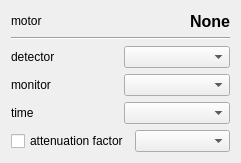
<?xml version="1.0" encoding="UTF-8"?>
<ui version="4.0">
 <class>observableDefinition</class>
 <widget class="QWidget" name="observableDefinition">
  <property name="geometry">
   <rect>
    <x>0</x>
    <y>0</y>
    <width>241</width>
    <height>160</height>
   </rect>
  </property>
  <property name="windowTitle">
   <string>Observable definition</string>
  </property>
  <layout class="QGridLayout" name="gridLayout">
   <item row="0" column="0">
    <layout class="QVBoxLayout" name="verticalLayout">
     <item>
      <layout class="QHBoxLayout" name="horizontalLayout_16">
       <item>
        <widget class="QLabel" name="label_17">
         <property name="text">
          <string>motor</string>
         </property>
        </widget>
       </item>
       <item>
        <spacer name="horizontalSpacer_13">
         <property name="orientation">
          <enum>Qt::Horizontal</enum>
         </property>
         <property name="sizeHint" stdset="0">
          <size>
           <width>40</width>
           <height>20</height>
          </size>
         </property>
        </spacer>
       </item>
       <item>
        <widget class="QLabel" name="observableMotorLabel">
         <property name="palette">
          <palette>
           <active>
            <colorrole role="WindowText">
             <brush brushstyle="SolidPattern">
              <color alpha="255">
               <red>0</red>
               <green>0</green>
               <blue>0</blue>
              </color>
             </brush>
            </colorrole>
            <colorrole role="Button">
             <brush brushstyle="SolidPattern">
              <color alpha="255">
               <red>0</red>
               <green>0</green>
               <blue>255</blue>
              </color>
             </brush>
            </colorrole>
            <colorrole role="Light">
             <brush brushstyle="SolidPattern">
              <color alpha="255">
               <red>127</red>
               <green>127</green>
               <blue>255</blue>
              </color>
             </brush>
            </colorrole>
            <colorrole role="Midlight">
             <brush brushstyle="SolidPattern">
              <color alpha="255">
               <red>63</red>
               <green>63</green>
               <blue>255</blue>
              </color>
             </brush>
            </colorrole>
            <colorrole role="Dark">
             <brush brushstyle="SolidPattern">
              <color alpha="255">
               <red>0</red>
               <green>0</green>
               <blue>127</blue>
              </color>
             </brush>
            </colorrole>
            <colorrole role="Mid">
             <brush brushstyle="SolidPattern">
              <color alpha="255">
               <red>0</red>
               <green>0</green>
               <blue>170</blue>
              </color>
             </brush>
            </colorrole>
            <colorrole role="Text">
             <brush brushstyle="SolidPattern">
              <color alpha="255">
               <red>0</red>
               <green>0</green>
               <blue>0</blue>
              </color>
             </brush>
            </colorrole>
            <colorrole role="BrightText">
             <brush brushstyle="SolidPattern">
              <color alpha="255">
               <red>255</red>
               <green>255</green>
               <blue>255</blue>
              </color>
             </brush>
            </colorrole>
            <colorrole role="ButtonText">
             <brush brushstyle="SolidPattern">
              <color alpha="255">
               <red>0</red>
               <green>0</green>
               <blue>0</blue>
              </color>
             </brush>
            </colorrole>
            <colorrole role="Base">
             <brush brushstyle="SolidPattern">
              <color alpha="255">
               <red>255</red>
               <green>255</green>
               <blue>255</blue>
              </color>
             </brush>
            </colorrole>
            <colorrole role="Window">
             <brush brushstyle="SolidPattern">
              <color alpha="255">
               <red>0</red>
               <green>0</green>
               <blue>255</blue>
              </color>
             </brush>
            </colorrole>
            <colorrole role="Shadow">
             <brush brushstyle="SolidPattern">
              <color alpha="255">
               <red>0</red>
               <green>0</green>
               <blue>0</blue>
              </color>
             </brush>
            </colorrole>
            <colorrole role="AlternateBase">
             <brush brushstyle="SolidPattern">
              <color alpha="255">
               <red>127</red>
               <green>127</green>
               <blue>255</blue>
              </color>
             </brush>
            </colorrole>
            <colorrole role="ToolTipBase">
             <brush brushstyle="SolidPattern">
              <color alpha="255">
               <red>255</red>
               <green>255</green>
               <blue>220</blue>
              </color>
             </brush>
            </colorrole>
            <colorrole role="ToolTipText">
             <brush brushstyle="SolidPattern">
              <color alpha="255">
               <red>0</red>
               <green>0</green>
               <blue>0</blue>
              </color>
             </brush>
            </colorrole>
           </active>
           <inactive>
            <colorrole role="WindowText">
             <brush brushstyle="SolidPattern">
              <color alpha="255">
               <red>0</red>
               <green>0</green>
               <blue>0</blue>
              </color>
             </brush>
            </colorrole>
            <colorrole role="Button">
             <brush brushstyle="SolidPattern">
              <color alpha="255">
               <red>0</red>
               <green>0</green>
               <blue>255</blue>
              </color>
             </brush>
            </colorrole>
            <colorrole role="Light">
             <brush brushstyle="SolidPattern">
              <color alpha="255">
               <red>127</red>
               <green>127</green>
               <blue>255</blue>
              </color>
             </brush>
            </colorrole>
            <colorrole role="Midlight">
             <brush brushstyle="SolidPattern">
              <color alpha="255">
               <red>63</red>
               <green>63</green>
               <blue>255</blue>
              </color>
             </brush>
            </colorrole>
            <colorrole role="Dark">
             <brush brushstyle="SolidPattern">
              <color alpha="255">
               <red>0</red>
               <green>0</green>
               <blue>127</blue>
              </color>
             </brush>
            </colorrole>
            <colorrole role="Mid">
             <brush brushstyle="SolidPattern">
              <color alpha="255">
               <red>0</red>
               <green>0</green>
               <blue>170</blue>
              </color>
             </brush>
            </colorrole>
            <colorrole role="Text">
             <brush brushstyle="SolidPattern">
              <color alpha="255">
               <red>0</red>
               <green>0</green>
               <blue>0</blue>
              </color>
             </brush>
            </colorrole>
            <colorrole role="BrightText">
             <brush brushstyle="SolidPattern">
              <color alpha="255">
               <red>255</red>
               <green>255</green>
               <blue>255</blue>
              </color>
             </brush>
            </colorrole>
            <colorrole role="ButtonText">
             <brush brushstyle="SolidPattern">
              <color alpha="255">
               <red>0</red>
               <green>0</green>
               <blue>0</blue>
              </color>
             </brush>
            </colorrole>
            <colorrole role="Base">
             <brush brushstyle="SolidPattern">
              <color alpha="255">
               <red>255</red>
               <green>255</green>
               <blue>255</blue>
              </color>
             </brush>
            </colorrole>
            <colorrole role="Window">
             <brush brushstyle="SolidPattern">
              <color alpha="255">
               <red>0</red>
               <green>0</green>
               <blue>255</blue>
              </color>
             </brush>
            </colorrole>
            <colorrole role="Shadow">
             <brush brushstyle="SolidPattern">
              <color alpha="255">
               <red>0</red>
               <green>0</green>
               <blue>0</blue>
              </color>
             </brush>
            </colorrole>
            <colorrole role="AlternateBase">
             <brush brushstyle="SolidPattern">
              <color alpha="255">
               <red>127</red>
               <green>127</green>
               <blue>255</blue>
              </color>
             </brush>
            </colorrole>
            <colorrole role="ToolTipBase">
             <brush brushstyle="SolidPattern">
              <color alpha="255">
               <red>255</red>
               <green>255</green>
               <blue>220</blue>
              </color>
             </brush>
            </colorrole>
            <colorrole role="ToolTipText">
             <brush brushstyle="SolidPattern">
              <color alpha="255">
               <red>0</red>
               <green>0</green>
               <blue>0</blue>
              </color>
             </brush>
            </colorrole>
           </inactive>
           <disabled>
            <colorrole role="WindowText">
             <brush brushstyle="SolidPattern">
              <color alpha="255">
               <red>0</red>
               <green>0</green>
               <blue>127</blue>
              </color>
             </brush>
            </colorrole>
            <colorrole role="Button">
             <brush brushstyle="SolidPattern">
              <color alpha="255">
               <red>0</red>
               <green>0</green>
               <blue>255</blue>
              </color>
             </brush>
            </colorrole>
            <colorrole role="Light">
             <brush brushstyle="SolidPattern">
              <color alpha="255">
               <red>127</red>
               <green>127</green>
               <blue>255</blue>
              </color>
             </brush>
            </colorrole>
            <colorrole role="Midlight">
             <brush brushstyle="SolidPattern">
              <color alpha="255">
               <red>63</red>
               <green>63</green>
               <blue>255</blue>
              </color>
             </brush>
            </colorrole>
            <colorrole role="Dark">
             <brush brushstyle="SolidPattern">
              <color alpha="255">
               <red>0</red>
               <green>0</green>
               <blue>127</blue>
              </color>
             </brush>
            </colorrole>
            <colorrole role="Mid">
             <brush brushstyle="SolidPattern">
              <color alpha="255">
               <red>0</red>
               <green>0</green>
               <blue>170</blue>
              </color>
             </brush>
            </colorrole>
            <colorrole role="Text">
             <brush brushstyle="SolidPattern">
              <color alpha="255">
               <red>0</red>
               <green>0</green>
               <blue>127</blue>
              </color>
             </brush>
            </colorrole>
            <colorrole role="BrightText">
             <brush brushstyle="SolidPattern">
              <color alpha="255">
               <red>255</red>
               <green>255</green>
               <blue>255</blue>
              </color>
             </brush>
            </colorrole>
            <colorrole role="ButtonText">
             <brush brushstyle="SolidPattern">
              <color alpha="255">
               <red>0</red>
               <green>0</green>
               <blue>127</blue>
              </color>
             </brush>
            </colorrole>
            <colorrole role="Base">
             <brush brushstyle="SolidPattern">
              <color alpha="255">
               <red>0</red>
               <green>0</green>
               <blue>255</blue>
              </color>
             </brush>
            </colorrole>
            <colorrole role="Window">
             <brush brushstyle="SolidPattern">
              <color alpha="255">
               <red>0</red>
               <green>0</green>
               <blue>255</blue>
              </color>
             </brush>
            </colorrole>
            <colorrole role="Shadow">
             <brush brushstyle="SolidPattern">
              <color alpha="255">
               <red>0</red>
               <green>0</green>
               <blue>0</blue>
              </color>
             </brush>
            </colorrole>
            <colorrole role="AlternateBase">
             <brush brushstyle="SolidPattern">
              <color alpha="255">
               <red>0</red>
               <green>0</green>
               <blue>255</blue>
              </color>
             </brush>
            </colorrole>
            <colorrole role="ToolTipBase">
             <brush brushstyle="SolidPattern">
              <color alpha="255">
               <red>255</red>
               <green>255</green>
               <blue>220</blue>
              </color>
             </brush>
            </colorrole>
            <colorrole role="ToolTipText">
             <brush brushstyle="SolidPattern">
              <color alpha="255">
               <red>0</red>
               <green>0</green>
               <blue>0</blue>
              </color>
             </brush>
            </colorrole>
           </disabled>
          </palette>
         </property>
         <property name="font">
          <font>
           <pointsize>12</pointsize>
           <weight>75</weight>
           <bold>true</bold>
          </font>
         </property>
         <property name="text">
          <string>None</string>
         </property>
        </widget>
       </item>
      </layout>
     </item>
     <item>
      <widget class="Line" name="line">
       <property name="orientation">
        <enum>Qt::Horizontal</enum>
       </property>
      </widget>
     </item>
     <item>
      <layout class="QHBoxLayout" name="horizontalLayout_3">
       <item>
        <widget class="QLabel" name="label_10">
         <property name="text">
          <string>detector</string>
         </property>
        </widget>
       </item>
       <item>
        <widget class="QComboBox" name="observableDetectorCB"/>
       </item>
      </layout>
     </item>
     <item>
      <layout class="QHBoxLayout" name="horizontalLayout_4">
       <item>
        <widget class="QLabel" name="label_11">
         <property name="text">
          <string>monitor</string>
         </property>
        </widget>
       </item>
       <item>
        <widget class="QComboBox" name="observableMonitorCB"/>
       </item>
      </layout>
     </item>
     <item>
      <layout class="QHBoxLayout" name="horizontalLayout_6">
       <item>
        <widget class="QLabel" name="label_13">
         <property name="text">
          <string>time</string>
         </property>
        </widget>
       </item>
       <item>
        <widget class="QComboBox" name="observableTimeCB"/>
       </item>
      </layout>
     </item>
     <item>
      <layout class="QHBoxLayout" name="horizontalLayout_5">
       <item>
        <widget class="QCheckBox" name="observableAttFaccheck">
         <property name="text">
          <string>attenuation factor</string>
         </property>
        </widget>
       </item>
       <item>
        <widget class="QComboBox" name="observableAttFacCB"/>
       </item>
      </layout>
     </item>
    </layout>
   </item>
   <item row="1" column="0">
    <spacer name="verticalSpacer">
     <property name="orientation">
      <enum>Qt::Vertical</enum>
     </property>
     <property name="sizeHint" stdset="0">
      <size>
       <width>20</width>
       <height>40</height>
      </size>
     </property>
    </spacer>
   </item>
  </layout>
 </widget>
 <resources/>
 <connections/>
</ui>
